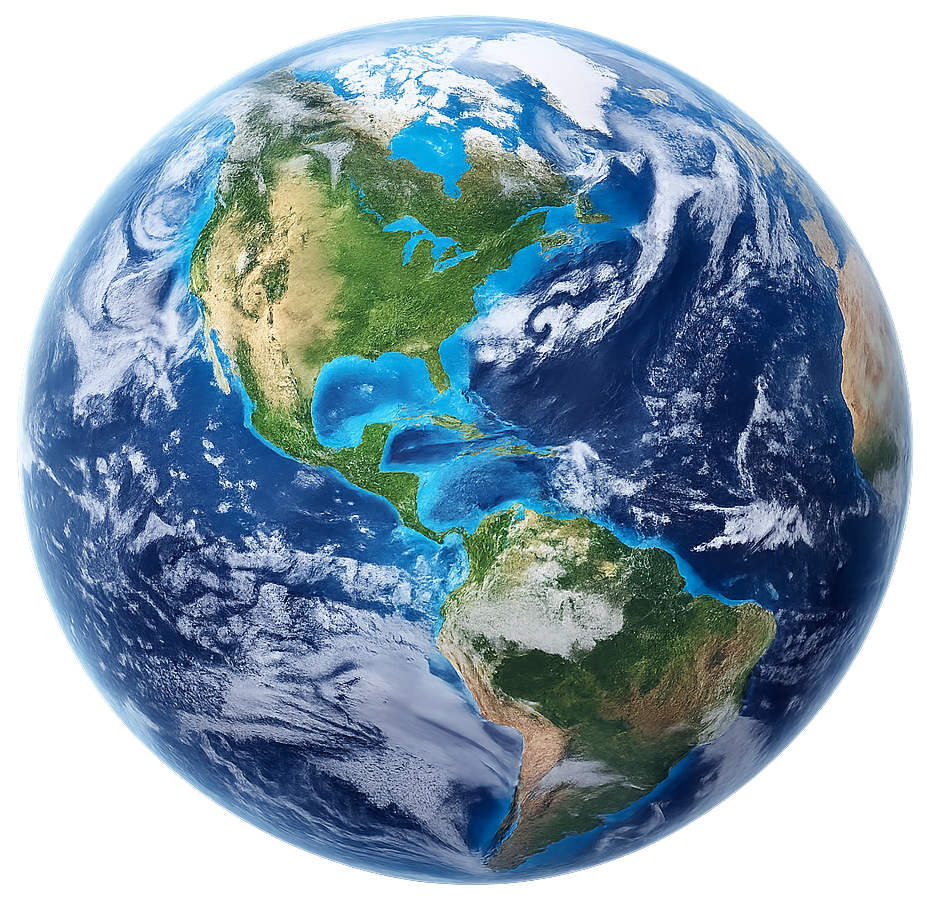
#> input picture Earth.png, 927 x 902 px
$ python Third-body_Perturbation.py
#> lines starting #> are read from the running program, lines starting #| are printed output that depends on the picture
import numpy as np
import matplotlib.pyplot as plt
from matplotlib.offsetbox import OffsetImage, AnnotationBbox


# PARAMETERS
mu = 1.0
mu3 = 0.0123
moon_radius = 3.5
moon_omega  = 0.35

# Satellite initial conditions
r0 = np.array([1.0, 0.0])
v0 = np.array([0.0, 1.0])
y = np.hstack([r0, v0])
dt = 0.001
T  = 40
N  = int(T/dt)

# Data storage
xs = np.zeros(N)
ys = np.zeros(N)
moon_x = np.zeros(N)
moon_y = np.zeros(N)
Es = np.zeros(N)
Ls = np.zeros(N)      # <--- store angular momentum


# TIME-DEPENDENT MOON ORBIT FUNCTION
def moon_position(t):
    x = moon_radius * np.cos(moon_omega * t)
    y = moon_radius * np.sin(moon_omega * t)
    return np.array([x, y])

# ACCELERATION MODEL
def acceleration(r, v, t):
    acc_earth = -(mu * r) / (np.linalg.norm(r)**3)
    R3 = moon_position(t)
    dr3 = R3 - r
    acc_3body = mu3 * (dr3/np.linalg.norm(dr3)**3 - R3/np.linalg.norm(R3)**3)
    return acc_earth + acc_3body

# RUNGE-KUTTA 4
def rk4_step(y, t):
    r = y[:2]
    v = y[2:]

    def f(state, time):
        r = state[:2]
        v = state[2:]
        a = acceleration(r, v, time)
        return np.hstack([v, a])

    k1 = f(y, t)
    k2 = f(y + 0.5*dt*k1, t + 0.5*dt)
    k3 = f(y + 0.5*dt*k2, t + 0.5*dt)
    k4 = f(y + dt*k3, t + dt)

    return y + (dt/6)*(k1 + 2*k2 + 2*k3 + k4)

# SIMULATION LOOP
t = 0
for i in range(N):
    r = y[:2]
    v = y[2:]

    xs[i] = r[0]
    ys[i] = r[1]

    # Moon path
    R3 = moon_position(t)
    moon_x[i] = R3[0]
    moon_y[i] = R3[1]

    # Mechanical energy
    E = 0.5*np.dot(v, v) - mu/np.linalg.norm(r)
    E += -mu3 * (1/np.linalg.norm(r-R3) - 1/np.linalg.norm(R3))
    Es[i] = E

    # Angular momentum Lz = x*v_y - y*v_x
    Ls[i] = r[0]*v[1] - r[1]*v[0]

    y = rk4_step(y, t)
    t += dt


# HELPER FUNCTION TO ADD IMAGES
def add_image(ax, img_path, xy, zoom=0.15):
#> called with img_path = 'Earth.png', xy = (0, 0), zoom = 0.06
    img = plt.imread(img_path)
#> img is the input picture: shape (902, 927, 4) float32; mean R, G, B, A 0.268, 0.352, 0.413, 0.728
    imagebox = OffsetImage(img, zoom=zoom)
    ab = AnnotationBbox(imagebox, xy, frameon=False)
    ax.add_artist(ab)

# ORBIT PLOT WITH IMAGES
fig, ax = plt.subplots(figsize=(7,7))
ax.plot(xs, ys, label="Satellite orbit", lw=1)
ax.plot(moon_x, moon_y, 'k--', lw=0.8, label="Moon path")
add_image(ax, "Earth.png", (0, 0), zoom=0.06)
add_image(ax, "Sat.png", (xs[-1], ys[-1]), zoom=0.04)
#> call 2 of add_image, with img_path = 'Sat.png', xy = (-0.699, 0.712), zoom = 0.04
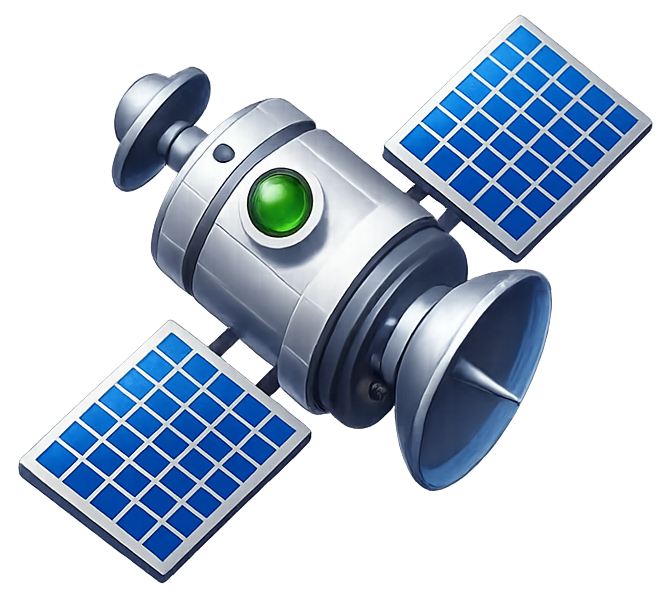
#> input picture Sat.png, 672 x 595 px
#> in add_image, img is the input picture: shape (595, 672, 4) float32; mean R, G, B, A 0.17, 0.217, 0.273, 0.429
add_image(ax, "Moon.png", (moon_x[-1], moon_y[-1]), zoom=0.04)
#> call 3 of add_image, with img_path = 'Moon.png', xy = (0.48, 3.47), zoom = 0.04
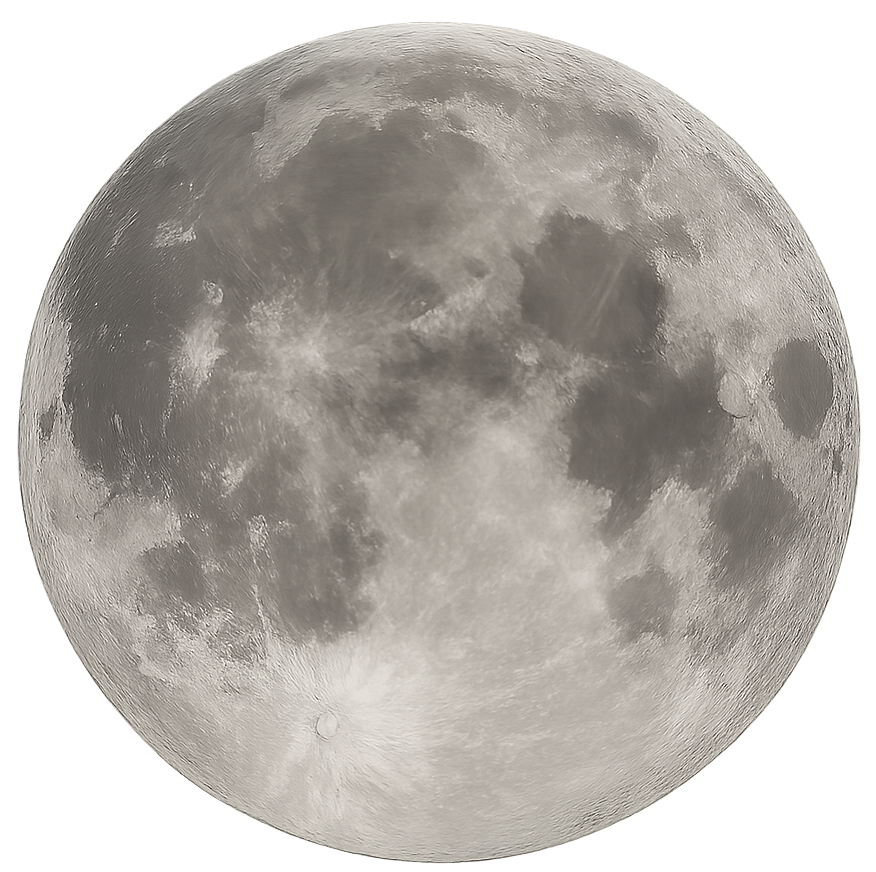
#> input picture Moon.png, 876 x 872 px
#> in add_image, img is the input picture: shape (872, 876, 4) float32; mean R, G, B, A 0.453, 0.438, 0.416, 0.729

ax.set_xlabel("x")
ax.set_ylabel("y")
ax.set_title("Satellite Orbit with Third-Body Perturbation")
ax.set_aspect("equal")
ax.grid(True)
ax.legend()
plt.show()
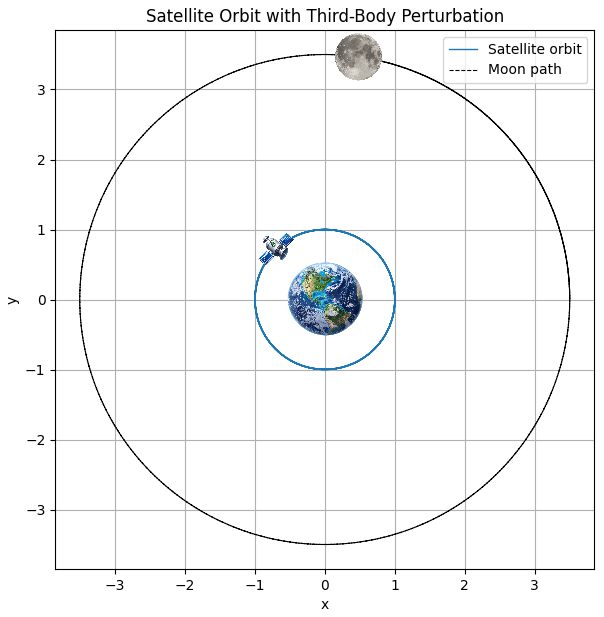
#> figure drawn by matplotlib, 1 panel


t_vals = np.linspace(0, T, N)
dE = Es - Es[0]     # ΔE(t)
dL = Ls - Ls[0]     # ΔL(t)

fig, axs = plt.subplots(2, 1, figsize=(7,7), sharex=True)

# --- Energy subplot ---
axs[0].plot(t_vals, dE, lw=1.5)
axs[0].set_ylabel(r"$\Delta E(t) = E(t) - E(0)$")
axs[0].set_title("Change in Energy")
axs[0].grid(True)

# --- Angular momentum subplot ---
axs[1].plot(t_vals, dL, lw=1.5)
axs[1].set_xlabel("t")
axs[1].set_ylabel(r"$\Delta L_z(t) = L_z(t) - L_z(0)$")
axs[1].set_title("Change in Angular Momentum")
axs[1].grid(True)

plt.tight_layout()
plt.show()
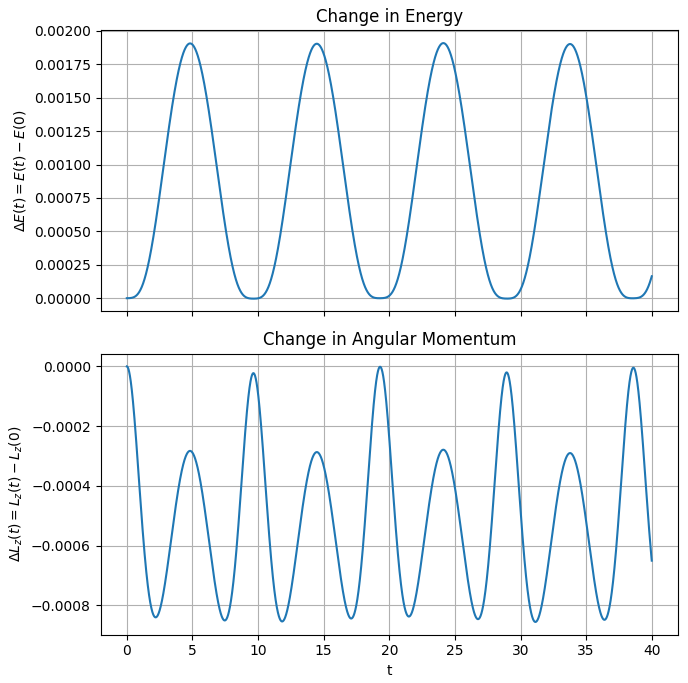
#> figure drawn by matplotlib, 2 panels; panel 2: curve peaks at x = 0, y = 0
